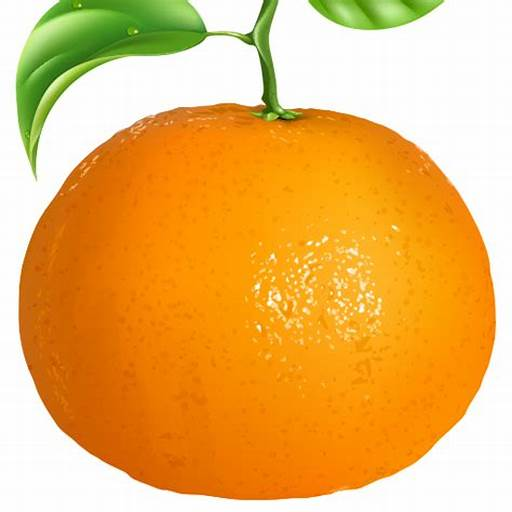
#> input picture images/orange.jpg, 512 x 512 px
$ jupyter execute 18_Image_Blending.ipynb
#> lines starting #> are read from the running program, lines starting #| are printed output that depends on the picture
[cell 1]
import cv2
import numpy as np
import matplotlib.pyplot as plt
orange = cv2.imread('images/orange.jpg')
#> orange is the input picture: shape (512, 512, 3); mean B, G, R 96, 179.2, 234.5
apple = cv2.imread('images/apple.jpg')
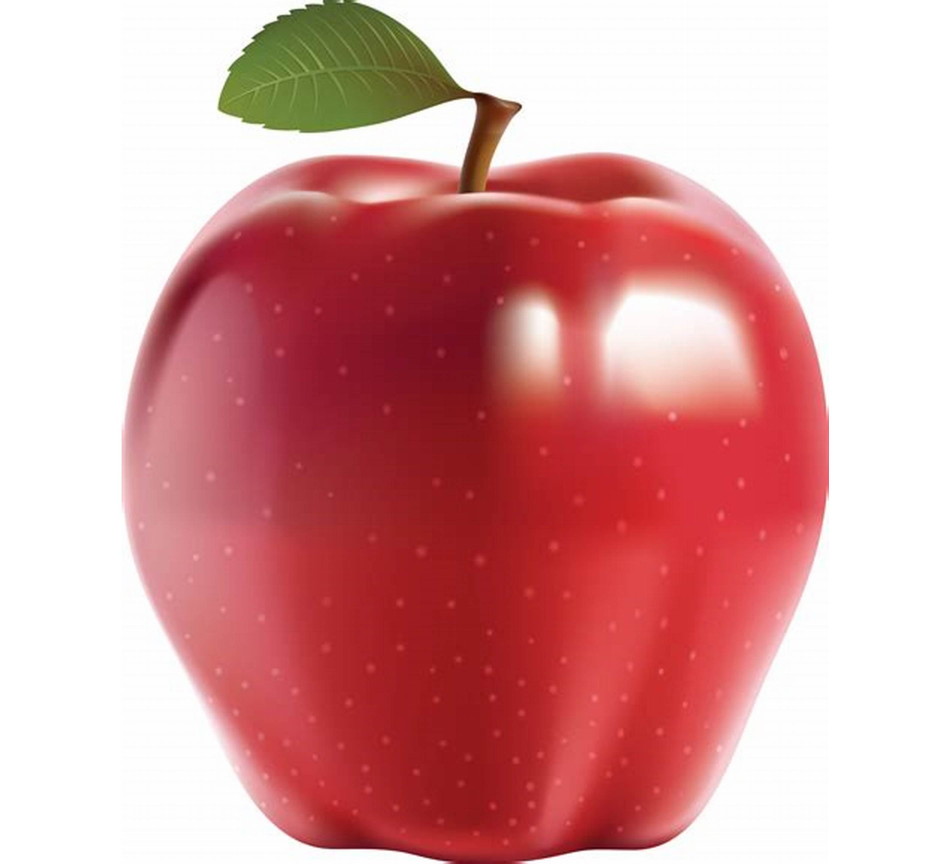
#> input picture images/apple.jpg, 2852 x 2592 px (shown at 1/3 size)
#> apple is the input picture: shape (2592, 2852, 3); mean B, G, R 157.7, 157.1, 216.7
# orange = cv2.cvtColor(orange , cv2.COLOR_RGB2BGR)
# apple = cv2.cvtColor(apple , cv2.COLOR_RGB2BGR)
orange = cv2.resize(orange, (512, 512))
apple = cv2.resize(apple, (512, 512))
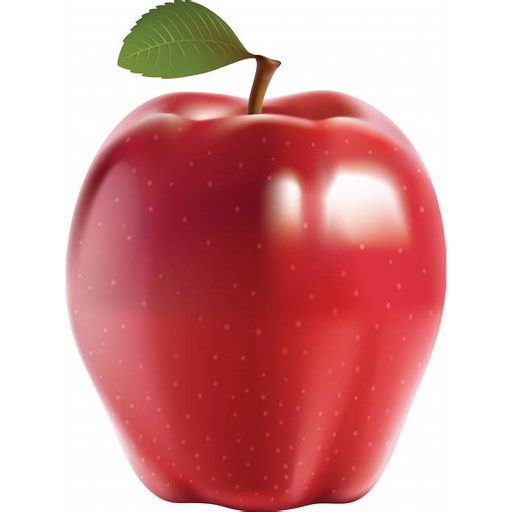
#> apple: shape (512, 512, 3); mean B, G, R 157.7, 157, 216.6

print(f'orange shape = {orange.shape}')
#| orange shape = (512, 512, 3)
print(f'apple shape = {apple.shape}')
#| apple shape = (512, 512, 3)

print(apple.shape)
#| (512, 512, 3)

print(orange.shape)
#| (512, 512, 3)

apple_orange = np.hstack((apple[:, :256], orange[:, 256:]))
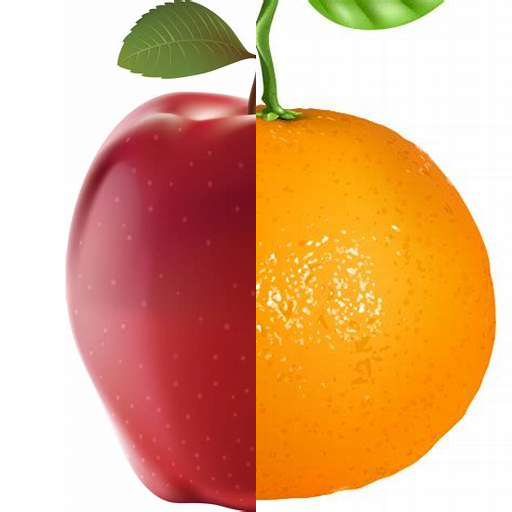
#> apple_orange: shape (512, 512, 3); mean B, G, R 128.1, 170.8, 225


# generate Gaussian pyramid for apple

apple_copy = apple.copy()

gp_apple = [apple_copy]

for i in range(6):

    apple_copy = cv2.pyrDown(apple_copy)

    gp_apple.append(apple_copy)
#> this loop made 6 passes
#> pass 3, `apple_copy = cv2.pyrDown(apple_copy)`:
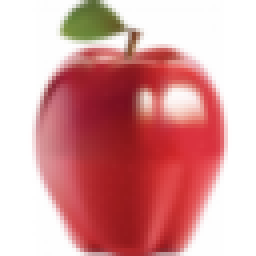
#> apple_copy: shape (64, 64, 3) (shown 4 times larger); mean B, G, R 157.8, 157.2, 216.7
#> after the loop, gp_apple = 7 items


# generate Gaussian pyramid for orange

orange_copy = orange.copy()

gp_orange = [orange_copy]

for i in range(6):

    orange_copy = cv2.pyrDown(orange_copy)

    gp_orange.append(orange_copy)
#> this loop made 6 passes
#> pass 1, `orange_copy = cv2.pyrDown(orange_copy)`:
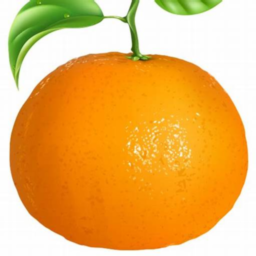
#> orange_copy: shape (256, 256, 3); mean B, G, R 95.9, 179.1, 234.4
#> pass 3, `orange_copy = cv2.pyrDown(orange_copy)`:
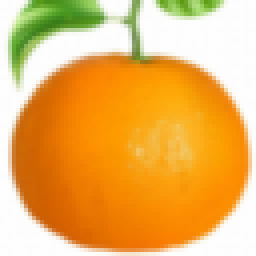
#> orange_copy: shape (64, 64, 3) (shown 4 times larger); mean B, G, R 95.2, 178.9, 234
#> after the loop, gp_orange = 7 items


# generate Laplacian Pyramid for apple

apple_copy = gp_apple[5]

lp_apple = [apple_copy]

for i in range(5, 0, -1):

    gaussian_expanded = cv2.pyrUp(gp_apple[i])

    laplacian = cv2.subtract(gp_apple[i-1], gaussian_expanded)

    lp_apple.append(laplacian)
#> after the loop, lp_apple = 6 items


# generate Laplacian Pyramid for orange

orange_copy = gp_orange[5]

lp_orange = [orange_copy]

for i in range(5, 0, -1):

    gaussian_expanded = cv2.pyrUp(gp_orange[i])

    laplacian = cv2.subtract(gp_orange[i-1], gaussian_expanded)

    lp_orange.append(laplacian)
#> this loop made 5 passes
#> pass 2, `gaussian_expanded = cv2.pyrUp(gp_orange[i])`:
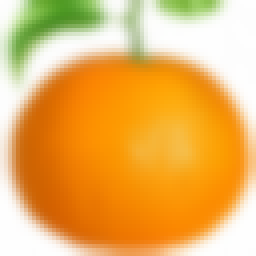
#> gaussian_expanded: shape (64, 64, 3) (shown 4 times larger); mean of channels 0, 1, 2 94.7, 178.6, 234; drawn as B, G, R
#> pass 2, `laplacian = cv2.subtract(gp_orange[i-1], gaussian_expanded)`:
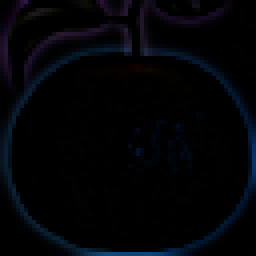
#> laplacian: shape (64, 64, 3) (shown 4 times larger); mean of channels 0, 1, 2 6.6, 3.6, 2.3; drawn as B, G, R
#> after the loop, lp_orange = 6 items


# Now add left and right halves of images in each level

apple_orange_pyramid = []

n = 0

for apple_lap, orange_lap in zip(lp_apple, lp_orange):

    n += 1

    cols, rows, ch = apple_lap.shape

    laplacian = np.hstack((apple_lap[:, 0:int(cols/2)], orange_lap[:, int(cols/2):]))

    apple_orange_pyramid.append(laplacian)
#> this loop made 6 passes
#> (cols, rows) on passes 1 to 6: (16, 16), (32, 32), (64, 64), (128, 128), (256, 256), (512, 512)
#> pass 3, `laplacian = np.hstack((apple_lap[:, 0:int(cols/2)], orange_lap[:, int(..`:
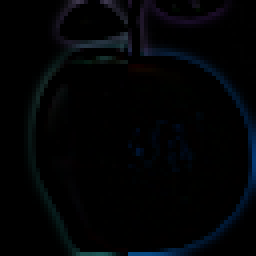
#> laplacian: shape (64, 64, 3) (shown 4 times larger); mean of channels 0, 1, 2 5.2, 3.4, 1.9; drawn as B, G, R
#> after the loop, apple_orange_pyramid = 6 items; n = 6

# now reconstruct

apple_orange_reconstruct = apple_orange_pyramid[0]

for i in range(1, 6):

    apple_orange_reconstruct = cv2.pyrUp(apple_orange_reconstruct)

    apple_orange_reconstruct = cv2.add(apple_orange_pyramid[i], apple_orange_reconstruct)
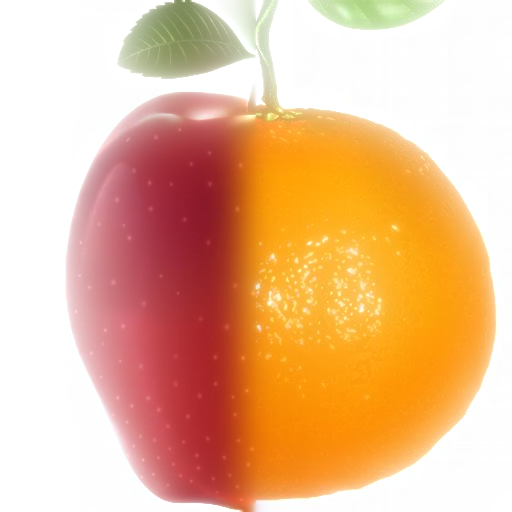
#> apple_orange_reconstruct: shape (512, 512, 3); mean of channels 0, 1, 2 144.7, 185.2, 234.4; drawn as B, G, R


cv2.imshow("apple", apple)

cv2.imshow("orange", orange)

cv2.imshow("apple_orange", apple_orange)

cv2.imshow("apple_orange_reconstruct", apple_orange_reconstruct)

cv2.waitKey(0)

cv2.destroyAllWindows()#close window
